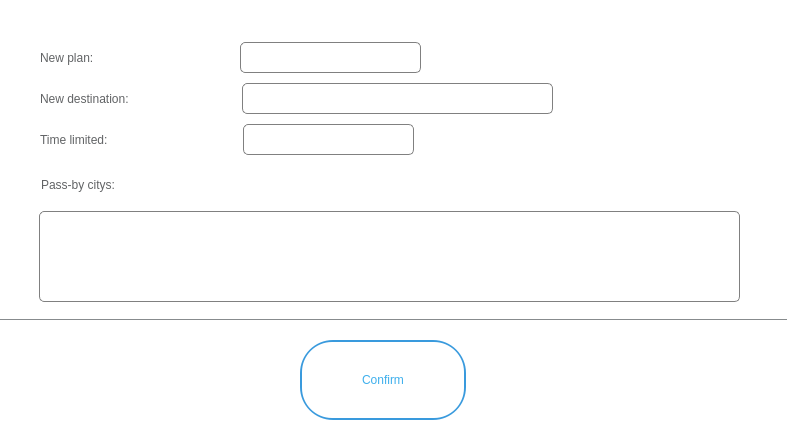
<?xml version="1.0" encoding="UTF-8"?>
<ui version="4.0">
 <class>Dialogchange</class>
 <widget class="QDialog" name="Dialogchange">
  <property name="geometry">
   <rect>
    <x>0</x>
    <y>0</y>
    <width>787</width>
    <height>430</height>
   </rect>
  </property>
  <property name="minimumSize">
   <size>
    <width>787</width>
    <height>430</height>
   </size>
  </property>
  <property name="maximumSize">
   <size>
    <width>787</width>
    <height>430</height>
   </size>
  </property>
  <property name="windowTitle">
   <string>ChangeInfo</string>
  </property>
  <property name="windowIcon">
   <iconset resource="picture.qrc">
    <normaloff>:/travelsystem/success</normaloff>:/travelsystem/success</iconset>
  </property>
  <property name="styleSheet">
   <string notr="true">background:rgb(255,255,255)</string>
  </property>
  <widget class="QWidget" name="widget" native="true">
   <property name="geometry">
    <rect>
     <x>-29</x>
     <y>319</y>
     <width>821</width>
     <height>1</height>
    </rect>
   </property>
   <property name="styleSheet">
    <string notr="true">background:rgb(135, 139, 141)</string>
   </property>
  </widget>
  <widget class="QLineEdit" name="strategyEdit">
   <property name="geometry">
    <rect>
     <x>240</x>
     <y>42</y>
     <width>181</width>
     <height>31</height>
    </rect>
   </property>
   <property name="styleSheet">
    <string notr="true">border:1px solid gray;
border-radius:5px;
</string>
   </property>
  </widget>
  <widget class="QLabel" name="label_5">
   <property name="geometry">
    <rect>
     <x>40</x>
     <y>42</y>
     <width>181</width>
     <height>31</height>
    </rect>
   </property>
   <property name="styleSheet">
    <string notr="true">color:rgb(97, 99, 101);
font: 9pt &quot;Arial&quot;;
</string>
   </property>
   <property name="text">
    <string>New plan:</string>
   </property>
  </widget>
  <widget class="QLabel" name="label_8">
   <property name="geometry">
    <rect>
     <x>41</x>
     <y>169</y>
     <width>161</width>
     <height>31</height>
    </rect>
   </property>
   <property name="styleSheet">
    <string notr="true">color:rgb(97, 99, 101);
font: 9pt &quot;Arial&quot;;
</string>
   </property>
   <property name="text">
    <string>Pass-by citys:</string>
   </property>
  </widget>
  <widget class="QLineEdit" name="toEdit">
   <property name="geometry">
    <rect>
     <x>242</x>
     <y>83</y>
     <width>311</width>
     <height>31</height>
    </rect>
   </property>
   <property name="styleSheet">
    <string notr="true">border:1px solid gray;
border-radius:5px;
</string>
   </property>
   <property name="text">
    <string/>
   </property>
  </widget>
  <widget class="QTextEdit" name="textEdit">
   <property name="geometry">
    <rect>
     <x>39</x>
     <y>211</y>
     <width>701</width>
     <height>91</height>
    </rect>
   </property>
   <property name="styleSheet">
    <string notr="true">border:1px solid gray;
border-radius:5px;
</string>
   </property>
   <property name="html">
    <string>&lt;!DOCTYPE HTML PUBLIC &quot;-//W3C//DTD HTML 4.0//EN&quot; &quot;http://www.w3.org/TR/REC-html40/strict.dtd&quot;&gt;
&lt;html&gt;&lt;head&gt;&lt;meta name=&quot;qrichtext&quot; content=&quot;1&quot; /&gt;&lt;style type=&quot;text/css&quot;&gt;
p, li { white-space: pre-wrap; }
&lt;/style&gt;&lt;/head&gt;&lt;body style=&quot; font-family:'SimSun'; font-size:9pt; font-weight:400; font-style:normal;&quot;&gt;
&lt;p style=&quot;-qt-paragraph-type:empty; margin-top:0px; margin-bottom:0px; margin-left:0px; margin-right:0px; -qt-block-indent:0; text-indent:0px;&quot;&gt;&lt;br /&gt;&lt;/p&gt;&lt;/body&gt;&lt;/html&gt;</string>
   </property>
  </widget>
  <widget class="QPushButton" name="confirm">
   <property name="geometry">
    <rect>
     <x>302</x>
     <y>342</y>
     <width>162</width>
     <height>76</height>
    </rect>
   </property>
   <property name="styleSheet">
    <string notr="true">background:rgb(255, 255, 255);
color:rgb(62, 175, 236);
font: 10pt &quot;Consolas&quot;;
border:2px  ;
border-color:rgb(24, 186, 210);
border-radius:30px;
padding:2px 4px;</string>
   </property>
   <property name="text">
    <string>Confirm</string>
   </property>
  </widget>
  <widget class="QLabel" name="label_7">
   <property name="geometry">
    <rect>
     <x>40</x>
     <y>124</y>
     <width>136</width>
     <height>31</height>
    </rect>
   </property>
   <property name="styleSheet">
    <string notr="true">color:rgb(97, 99, 101);
font: 9pt &quot;Arial&quot;;
</string>
   </property>
   <property name="text">
    <string>Time limited:</string>
   </property>
  </widget>
  <widget class="QLineEdit" name="tlEdit">
   <property name="geometry">
    <rect>
     <x>243</x>
     <y>124</y>
     <width>171</width>
     <height>31</height>
    </rect>
   </property>
   <property name="styleSheet">
    <string notr="true">border:1px solid gray;
border-radius:5px;
</string>
   </property>
  </widget>
  <widget class="QLabel" name="label_4">
   <property name="geometry">
    <rect>
     <x>40</x>
     <y>83</y>
     <width>191</width>
     <height>31</height>
    </rect>
   </property>
   <property name="styleSheet">
    <string notr="true">color:rgb(97, 99, 101);
font: 9pt &quot;Arial&quot;;
</string>
   </property>
   <property name="text">
    <string>New destination:</string>
   </property>
  </widget>
  <widget class="QLabel" name="confirmBg">
   <property name="geometry">
    <rect>
     <x>300</x>
     <y>340</y>
     <width>166</width>
     <height>80</height>
    </rect>
   </property>
   <property name="styleSheet">
    <string notr="true">background:rgb(57, 154, 221);
border-radius:33px;
padding:2px 4px;</string>
   </property>
   <property name="text">
    <string/>
   </property>
  </widget>
  <zorder>confirmBg</zorder>
  <zorder>widget</zorder>
  <zorder>strategyEdit</zorder>
  <zorder>label_5</zorder>
  <zorder>label_8</zorder>
  <zorder>toEdit</zorder>
  <zorder>textEdit</zorder>
  <zorder>confirm</zorder>
  <zorder>label_7</zorder>
  <zorder>tlEdit</zorder>
  <zorder>label_4</zorder>
 </widget>
 <tabstops>
  <tabstop>strategyEdit</tabstop>
  <tabstop>toEdit</tabstop>
  <tabstop>tlEdit</tabstop>
  <tabstop>textEdit</tabstop>
  <tabstop>confirm</tabstop>
 </tabstops>
 <resources>
  <include location="picture.qrc"/>
 </resources>
 <connections/>
</ui>
